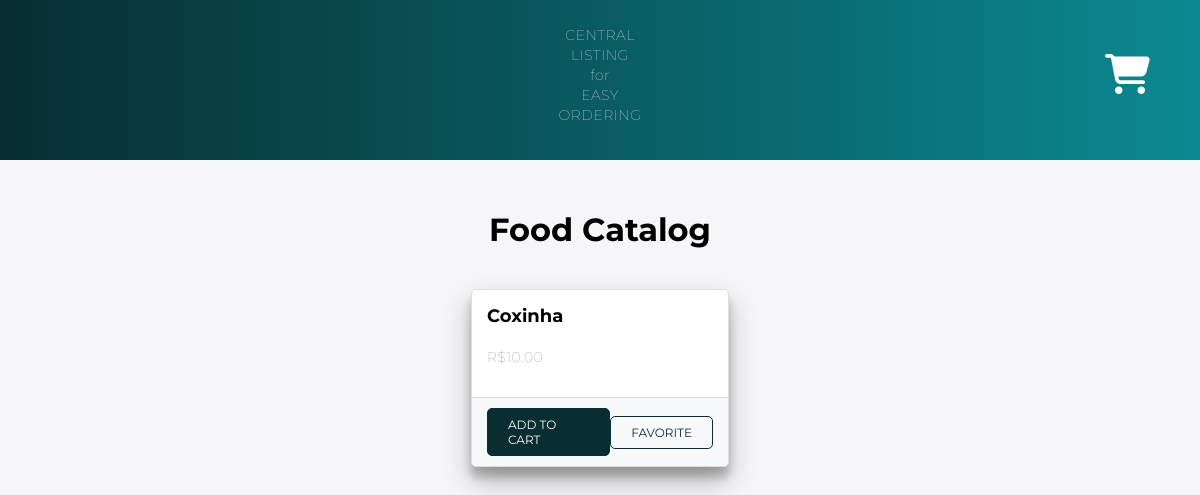
/home/ (signed in), run on an earlier commit of the app's database.
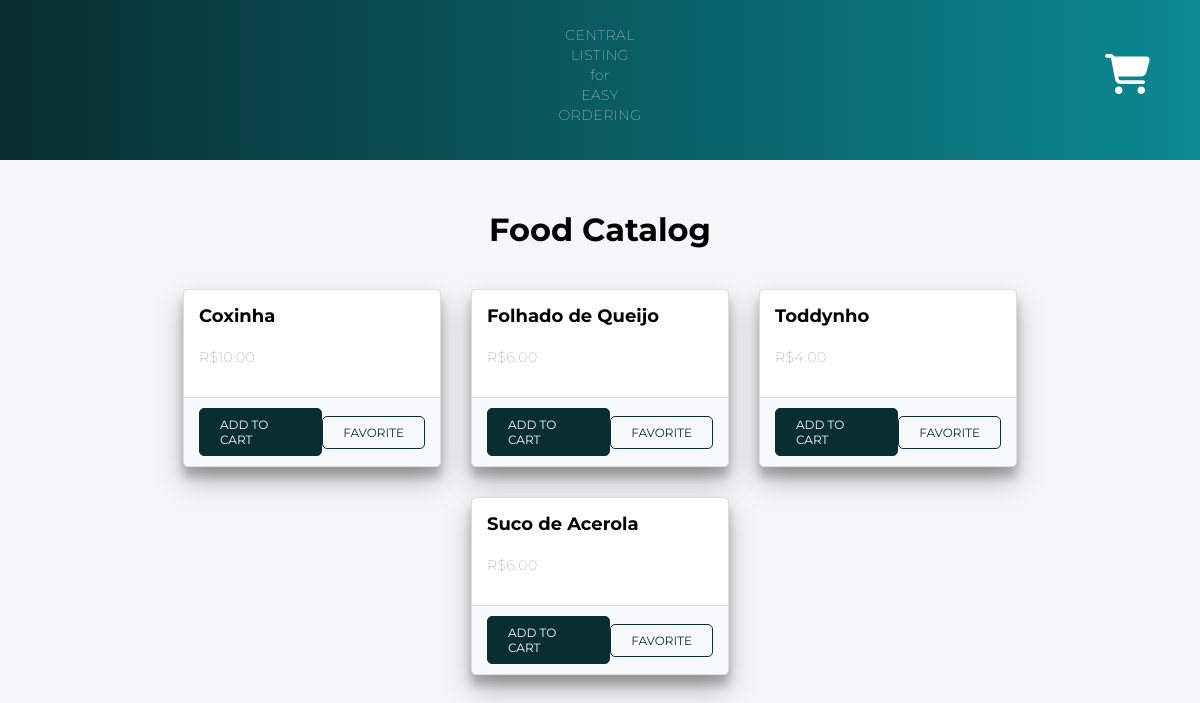
And on a later commit of the database.
### main/models.py (models this page shows, shortened)
class FoodProduct(models.Model):
    name = models.CharField(max_length=255)
    price = models.DecimalField(max_digits=10, decimal_places=2)
    description = models.TextField()
    ingredients = models.ManyToManyField(Ingredients, through='ProductsIngredients')

### main/views.py (the view)
# urls.py: path('home/', views.catalog, name='home'),
@login_required(login_url='login')
def catalog(request):
    food_products = FoodProduct.objects.all()
    return render(request, 'catalog.html', {'food_products': food_products})

### templates/catalog.html (shortened to what this page needs)
{% load static %}
<!DOCTYPE html>
<html>
<head>
    <link rel="stylesheet" type="text/css" href="{% static './css/catalog.css' %}">
    <link rel="stylesheet" href="https://cdnjs.cloudflare.com/ajax/libs/font-awesome/6.4.0/css/all.min.css" />
</head>
<body>
    <nav>
        <p>CENTRAL<br>LISTING<br>for<br>EASY<br>ORDERING</p>
        <div class="cart-icon">
            <a class="fas fa-shopping-cart cart-link" href="{% url 'cart' %}" style="text-decoration:none"></a>
        </div>
    </nav>
    <div class="container">
        <h1 class="text-center my-5">Food Catalog</h1>
        <div class="row">
            {% for product in food_products %}
                <div class="col-md-4 mb-4">
                    <div class="card h-100">
                        <div class="card-body">
                            <a href="{% url 'product_detail' product_id=product.id %}" style="text-decoration:none">
                                <h5 class="card-title product-link">{{ product.name }}</h5>
                            </a>
                            <p class="card-text">R${{ product.price }}</p>
                        </div>
                        <div class="card-footer">
                            <a href="{% url 'add_to_cart' product.id %}" class="btn btn-primary" style="text-decoration:none">Add to Cart</a>
                            <a class="btn btn-outline-secondary">Favorite</a>
                        </div>
                    </div>
                </div>
            {% endfor %}
        </div>
    </div>
</body>
</html>

### static/css/catalog.css (style rules this page uses)
* { box-sizing: border-box; margin: 0; padding: 0; }
body { background: #f6f5f7; font-family: 'Montserrat', sans-serif; }
nav { background: linear-gradient(90deg, #082E31, #0b8992); padding: 5px; text-align: center; font-size: 15px; font-weight: bold; width: 100%; color: #fff; margin-bottom: 50px; }
p { font-size: 14px; font-weight: 100; line-height: 20px; letter-spacing: 0.5px; margin: 20px 0 30px; }
.container { width: 80%; margin: 0 auto; }
.text-center { text-align: center; }
h1 { font-weight: bold; margin-bottom: 40px; }
.row { display: flex; flex-wrap: wrap; justify-content: center; }
.col-md-4 { width: 30%; margin-bottom: 30px; padding: 0 15px; }
.card { background-color: #fff; border: 1px solid #ddd; border-radius: 5px; box-shadow: 0 14px 28px rgba(0,0,0,0.25), 0 10px 10px rgba(0,0,0,0.22); display: flex; flex-direction: column; height: 100%; }
.card-body { flex-grow: 1; padding: 15px; }
.card-title { font-size: 18px; margin-bottom: 10px; }
.card-text { color: #777; font-size: 14px; margin-bottom: 15px; }
.card-footer { background-color: #f8f9fa; border-top: 1px solid #ddd; display: flex; justify-content: space-between; align-items: center; padding: 10px 15px; border-bottom-left-radius: 5px; border-bottom-right-radius: 5px; }
.btn { text-transform: uppercase; font-size: 12px; padding: 8px 20px; border-radius: 5px; cursor: pointer; text-decoration: none; }
.btn-primary { background-color: #082E31; color: #fff; border: 1px solid #082E31; }
.btn-outline-secondary { background-color: transparent; color: #082E31; border: 1px solid #082E31; }
.cart-icon { position: absolute; top: 50px; right: 50px; font-size: 40px; }
.cart-link { color: #fff; }
.product-link { color: black; }

What changed in the data, as far as the page shows it:
added FoodProduct: name "Folhado de Queijo", price "6.00"
added FoodProduct: name "Toddynho", price "4.00"
added FoodProduct: name "Suco de Acerola", price "6.00"
